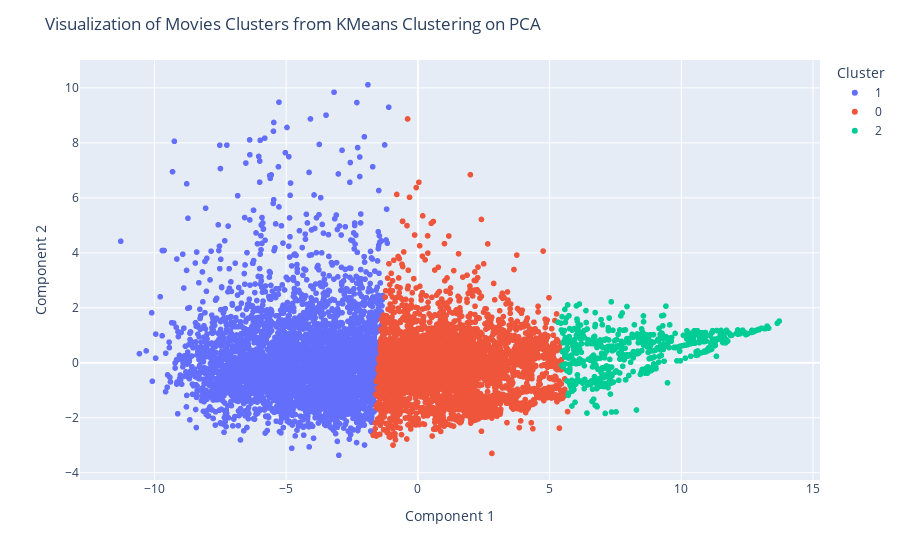

Write notebook code for a chart like this one.
### Code cell
df_pca_results['Cluster'] = labels.astype(str)
fig = px.scatter(
    df_pca_results, x='pca1', y='pca2', hover_name='title', color='Cluster'
)
fig.update_layout(
    title='Visualization of Movies Clusters from KMeans Clustering on PCA',
    xaxis_title="Component 1",
    yaxis_title="Component 2"
)
fig.show()

### Figure 1 — Plotly figure (JSON) as saved in the notebook; plotly's stock layout.template omitted (floating-point values rounded to 4 significant figures; data arrays with more than 128 entries replaced by an {"elided": "..."} marker saying what was removed)
{"data": [{"hovertemplate": "<b>%{hovertext}</b><br><br>Cluster=1<br>pca1=%{x}<br>pca2=%{y}<extra></extra>", "hovertext": {"elided": "3916 str values"}, "legendgroup": "1", "marker": {"color": "#636efa", "symbol": "circle"}, "mode": "markers", "name": "1", "showlegend": true, "type": "scattergl", "x": {"elided": "3916 float values"}, "xaxis": "x", "y": {"elided": "3916 float values"}, "yaxis": "y"}, {"hovertemplate": "<b>%{hovertext}</b><br><br>Cluster=0<br>pca1=%{x}<br>pca2=%{y}<extra></extra>", "hovertext": {"elided": "4691 str values"}, "legendgroup": "0", "marker": {"color": "#EF553B", "symbol": "circle"}, "mode": "markers", "name": "0", "showlegend": true, "type": "scattergl", "x": {"elided": "4691 float values"}, "xaxis": "x", "y": {"elided": "4691 float values"}, "yaxis": "y"}, {"hovertemplate": "<b>%{hovertext}</b><br><br>Cluster=2<br>pca1=%{x}<br>pca2=%{y}<extra></extra>", "hovertext": {"elided": "1117 str values"}, "legendgroup": "2", "marker": {"color": "#00cc96", "symbol": "circle"}, "mode": "markers", "name": "2", "showlegend": true, "type": "scattergl", "x": {"elided": "1117 float values"}, "xaxis": "x", "y": {"elided": "1117 float values"}, "yaxis": "y"}], "layout": {"legend": {"title": {"text": "Cluster"}, "tracegroupgap": 0}, "margin": {"t": 60}, "title": {"text": "Visualization of Movies Clusters from KMeans Clustering on PCA"}, "xaxis": {"anchor": "y", "domain": [0, 1], "title": {"text": "Component 1"}}, "yaxis": {"anchor": "x", "domain": [0, 1], "title": {"text": "Component 2"}}}}
